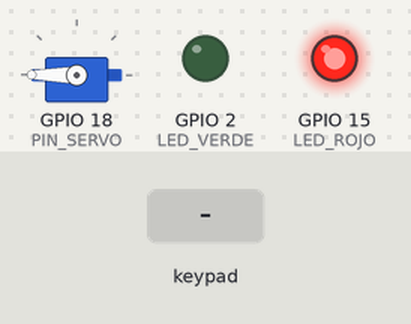
The sketch below on a simulated ESP32. Parts: servo, output pins drawn as LEDs (lit = HIGH). Dashed ring = blinking. The test bench sets the inputs (shaded band). WiFi joins after 1.5 s; servers stay silent unless stated; uploads are accepted with an empty reply; what the sketch prints to the serial monitor is not drawn.

Above: at 3.7 s.
3.8 s: key '#' pressed
At 4.02 s:
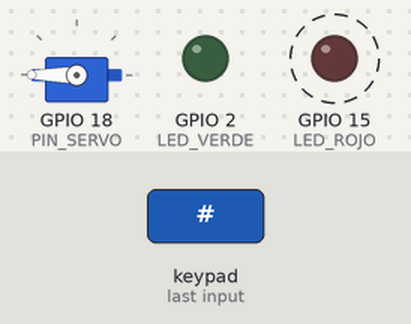
5.7 s: keypad keys 2 0 1 1 0 6 pressed 0.4 s apart
At 5.92 s:
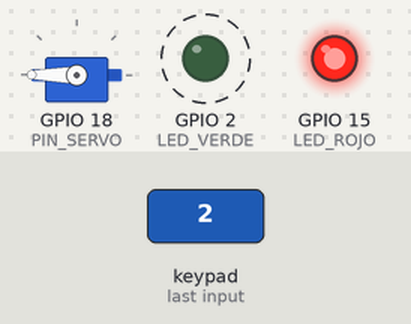
9.6 s: key '#' pressed
At 10.8 s:
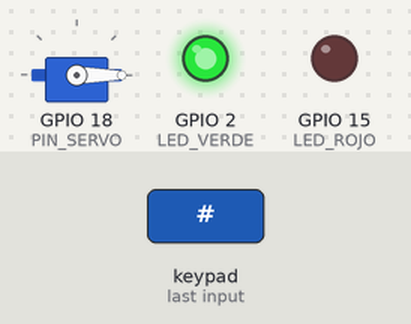
11.3 s: keypad keys 2 0 1 1 0 6 * pressed 0.4 s apart
At 11.92 s:
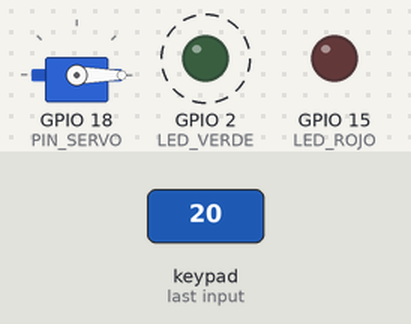
15.6 s: key 'A' pressed
At 16.5 s:
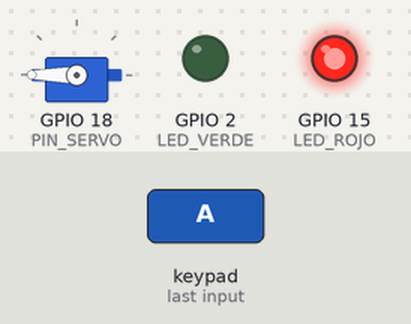
17.1 s: keypad keys 2 0 1 1 0 6 # pressed 0.4 s apart
At 20.0 s:
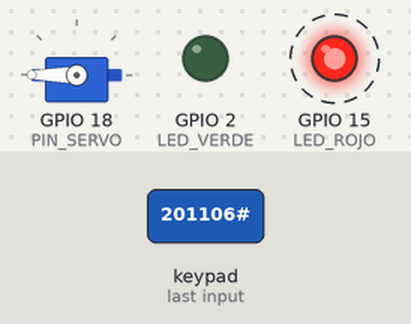
Timing chart, 0 to 21.5 s (numbered marks = the images above; inputs shaded):
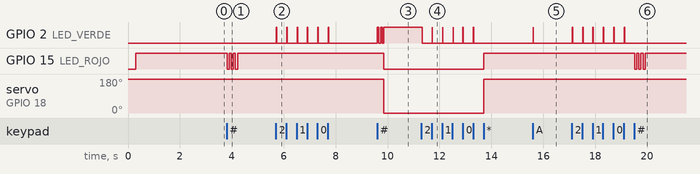

Measured:
- after the input at 3.8 s, GPIO 15 (LED_ROJO): alternates HIGH for 0.08 s and LOW for 0.08 s, 6 changes in all, then stays HIGH, starting at once
- after the input at 5.7 s, GPIO 2 (LED_VERDE): alternates HIGH for 0.02 s and LOW for 0.39 s, 12 changes in all, then stays LOW, starting at once
- after the input at 9.6 s, GPIO 2 (LED_VERDE): alternates HIGH for 0.06 s and LOW for 0.06 s, 5 changes in all, then stays HIGH, starting at once; GPIO 15 (LED_ROJO): HIGH → LOW after 0.25 s; servo on GPIO 18 (PIN_SERVO): 180° → 0° after 0.25 s
- after the input at 11.3 s, GPIO 2 (LED_VERDE): alternates HIGH for 0.02 s and LOW for 0.39 s, 11 changes in all, then stays LOW, starting at once; GPIO 15 (LED_ROJO): LOW → HIGH after 2.4 s; servo on GPIO 18 (PIN_SERVO): 0° → 180° after 2.4 s
- after the input at 15.6 s, GPIO 2 (LED_VERDE): LOW → HIGH at once, → LOW 0.02 s later
- after the input at 17.1 s, GPIO 2 (LED_VERDE): alternates HIGH for 0.02 s and LOW for 0.39 s, 12 changes in all, then stays LOW, starting at once; GPIO 15 (LED_ROJO): alternates HIGH for 0.08 s and LOW for 0.08 s, 6 changes in all, then stays HIGH, starting after 2.4 s

The sketch:

cerradura_esp32.ino
```cpp
// ╔══════════════════════════════════════════════════════════════════════════╗
// ║  NEXUS-7 — Cerradura Inteligente IoT (Dual-Core Asíncrono v7.0)          ║
// ║  ESP32 + Matriz 4x4 (Core 1) + Firebase HTTPS en Segundo Plano (Core 0) ║
// ║  • Core 1: Teclado ultra-sensible a 1000Hz (CERO teclas perdidas)       ║
// ║  • Core 0: Wi-Fi y Firebase aislados (las peticiones no congelan CPU)   ║
// ║  • Debounce 25ms para eliminar falsos contactos de membrana              ║
// ║  • PIN maestro: "201106" + '#' -> Apertura continua                      ║
// ║  • Tecla '*' (o 'D'): Cierra / Bloquea manualmente la cerradura         ║
// ║  • Servo calibrado: CERRADO = 180° / ABIERTO = 0° (anti-jitter)          ║
// ╚══════════════════════════════════════════════════════════════════════════╝

#include <WiFi.h>
#include <WiFiClientSecure.h>
#include <HTTPClient.h>
#include <ESP32Servo.h>
#include <Keypad.h>
#include <ArduinoJson.h>

// ────────────────────────────────────────────────────────────
//  1. CONFIGURACIÓN WI-FI
// ────────────────────────────────────────────────────────────
const char* ssid     = "Estudiantes";
const char* password = "educar_2018";

// ────────────────────────────────────────────────────────────
//  2. CONFIGURACIÓN FIREBASE REALTIME DATABASE
// ────────────────────────────────────────────────────────────
const String FIREBASE_HOST = "https://nexus-cerradura-default-rtdb.firebaseio.com";

// ────────────────────────────────────────────────────────────
//  3. HARDWARE: SERVO Y CALIBRACIÓN DE ÁNGULOS
// ────────────────────────────────────────────────────────────
#define PIN_SERVO 18
Servo miServo;

// Calibración mecánica:
// CERRADO: 180° (traba hacia abajo)
// ABIERTO:   0° (libera el cerrojo hacia arriba)
const int ANGULO_CERRADO = 180;
const int ANGULO_ABIERTO = 0;

// Indicadores LED
#define LED_ROJO  15  // Encendido cuando está CERRADO / Alarma
#define LED_VERDE  2  // Encendido cuando está ABIERTO / Acceso OK

// ────────────────────────────────────────────────────────────
//  4. HARDWARE: MATRIZ DE TECLADO 4x4
// ────────────────────────────────────────────────────────────
const byte FILAS = 4;
const byte COLUMNAS = 4;

char teclas[FILAS][COLUMNAS] = {
  {'1', '2', '3', 'A'},
  {'4', '5', '6', 'B'},
  {'7', '8', '9', 'C'},
  {'*', '0', '#', 'D'}
};

// Pines GPIO asignados al ESP32:
byte pinesFilas[FILAS]       = {19, 21, 22, 23}; // R1, R2, R3, R4
byte pinesColumnas[COLUMNAS] = {25, 26, 27, 32}; // C1, C2, C3, C4

Keypad teclado = Keypad(makeKeymap(teclas), pinesFilas, pinesColumnas, FILAS, COLUMNAS);

// Clave maestra para apertura física por teclado
const String CLAVE_MAESTRA = "201106";
String bufferClave = "";

// ────────────────────────────────────────────────────────────
//  5. ESTADOS Y VARIABLES COMPARTIDAS ENTRE NÚCLEOS
// ────────────────────────────────────────────────────────────
String estadoCerradura = "CERRADO";
String metodoAcceso    = "---";

// Flags de comunicación asíncrona entre Core 0 (Firebase) y Core 1 (Teclado/Servo)
volatile bool ordenWebAbrir           = false;
volatile bool ordenWebCerrar          = false;
volatile bool syncFirebasePendiente    = false;
String        syncEstadoPendiente     = "CERRADO";
String        syncMetodoPendiente     = "INICIO";

TaskHandle_t tareaFirebaseHandle = NULL;

// Declaraciones de funciones
void moverServo(int angulo);
void abrirCerradura(const char* metodo);
void cerrarCerradura();
void enviarActualizacionFirebase(const String& estado, const String& metodo);
void verificarComandosFirebase();
void procesarTeclado();
void tareaFirebaseCore0(void *pvParameters);

// ════════════════════════════════════════════════════════════
//  CONTROL DE SERVO SUAVE Y SIN VIBRACIONES (ANTI-JITTER)
// ════════════════════════════════════════════════════════════
void moverServo(int angulo) {
  miServo.setPeriodHertz(50);
  miServo.attach(PIN_SERVO, 500, 2400);
  miServo.write(angulo);
  delay(500); // 500ms para completar el recorrido mecánico
  miServo.detach(); // Detach apaga los pulsos PWM: elimina vibración, calor y consumo
}

// ════════════════════════════════════════════════════════════
//  ACCIONES DE CERRADURA (EJECUTADAS EN CORE 1)
// ════════════════════════════════════════════════════════════
void abrirCerradura(const char* metodo) {
  metodoAcceso    = metodo;
  estadoCerradura = "ABIERTO";

  digitalWrite(LED_ROJO,  LOW);
  digitalWrite(LED_VERDE, HIGH);
  moverServo(ANGULO_ABIERTO); // 0°: Libera cerrojo hacia arriba

  // Solicitar actualización a Firebase sin bloquear el Core 1
  syncEstadoPendiente  = "ABIERTO";
  syncMetodoPendiente  = metodoAcceso;
  syncFirebasePendiente = true;

  Serial.printf("🔓 ABIERTO — Método: %s (Apertura continua hasta presionar '*' o 'Cerrar')\n", metodo);
}

void cerrarCerradura() {
  estadoCerradura = "CERRADO";
  bufferClave     = ""; // Limpiar cualquier dígito pendiente

  digitalWrite(LED_ROJO,  HIGH);
  digitalWrite(LED_VERDE, LOW);
  moverServo(ANGULO_CERRADO); // 180°: Traba cerrojo hacia abajo

  // Solicitar actualización a Firebase sin bloquear el Core 1
  syncEstadoPendiente  = "CERRADO";
  syncMetodoPendiente  = metodoAcceso;
  syncFirebasePendiente = true;

  Serial.println("🔒 Cerradura bloqueada.");
}

// ════════════════════════════════════════════════════════════
//  PROCESAMIENTO DE TECLADO MATRICIAL 4x4 (CORE 1 - TIEMPO REAL)
// ════════════════════════════════════════════════════════════
void procesarTeclado() {
  char tecla = teclado.getKey();
  if (!tecla) return;

  Serial.printf("⌨️ Tecla detectada: [%c]\n", tecla);

  // 1. SI LA CERRADURA ESTÁ ABIERTA:
  // Pulsar '*' o 'D' bloquea inmediatamente
  if (estadoCerradura == "ABIERTO") {
    if (tecla == '*' || tecla == 'D') {
      Serial.printf("🔒 Botón [%c] pulsado en la matriz. Bloqueando de inmediato...\n", tecla);
      cerrarCerradura();
      return;
    }
  }

  // 2. SI LA CERRADURA ESTÁ CERRADA:
  // Tecla '*' -> Cancelar / borrar buffer
  if (tecla == '*') {
    Serial.println("❌ Entrada cancelada / Buffer borrado.");
    bufferClave = "";
    digitalWrite(LED_ROJO, LOW); delay(80); digitalWrite(LED_ROJO, HIGH);
    return;
  }

  // Tecla '#' -> Confirmar PIN (Enter)
  if (tecla == '#') {
    Serial.printf("🔑 Verificando PIN ingresado: [%s]\n", bufferClave.c_str());

    if (bufferClave == CLAVE_MAESTRA) {
      Serial.println("✅ PIN CORRECTO. Desbloqueando...");
      for (int i = 0; i < 2; i++) {
        digitalWrite(LED_VERDE, HIGH); delay(60);
        digitalWrite(LED_VERDE, LOW);  delay(60);
      }
      abrirCerradura("TECLADO_4X4");
    } else {
      Serial.println("⛔ PIN INCORRECTO. Acceso denegado.");
      for (int i = 0; i < 3; i++) {
        digitalWrite(LED_ROJO, LOW);  delay(80);
        digitalWrite(LED_ROJO, HIGH); delay(80);
      }
    }

    bufferClave = ""; // Limpiar tras evaluar
    return;
  }

  // Dígitos numéricos (1-9, 0, A, B, C)
  if (bufferClave.length() < 10) {
    bufferClave += tecla;
    Serial.printf("PIN actual (%d digitos): ", bufferClave.length());
    for (unsigned int i = 0; i < bufferClave.length(); i++) Serial.print("*");
    Serial.println();

    // Feedback táctil instantáneo (solo 15ms para no entorpecer tipeo rápido)
    digitalWrite(LED_VERDE, HIGH);
    delay(15);
    digitalWrite(LED_VERDE, LOW);
  }
}

// ════════════════════════════════════════════════════════════
//  TAREA ASÍNCRONA EN SEGUNDO PLANO (CORE 0 - FIREBASE & WIFI)
// ════════════════════════════════════════════════════════════
void enviarActualizacionFirebase(const String& estado, const String& metodo) {
  if (WiFi.status() != WL_CONNECTED) return;

  WiFiClientSecure client;
  client.setInsecure();
  client.setTimeout(2);

  HTTPClient https;
  https.setTimeout(2000);

  String url = FIREBASE_HOST + "/cerradura.json";
  if (https.begin(client, url)) {
    https.addHeader("Content-Type", "application/json");
    String body = "{\"estado\":\"" + estado + "\",\"metodo\":\"" + metodo + "\"}";
    https.PATCH(body);
    https.end();
  }
}

void verificarComandosFirebase() {
  if (WiFi.status() != WL_CONNECTED) return;

  WiFiClientSecure client;
  client.setInsecure();
  client.setTimeout(2);

  HTTPClient https;
  https.setTimeout(2000);

  // 1. Consultar si enviaron orden de abrir desde la web
  if (estadoCerradura != "ABIERTO") {
    String urlAbrir = FIREBASE_HOST + "/cerradura/comando_abrir.json";
    if (https.begin(client, urlAbrir)) {
      int httpCode = https.GET();
      if (httpCode == 200) {
        String payload = https.getString();
        payload.trim();
        https.end();

        if (payload == "true") {
          Serial.println("🌐 [WEB] Orden de APERTURA recibida.");

          if (https.begin(client, urlAbrir)) {
            https.addHeader("Content-Type", "application/json");
            https.PUT("false");
            https.end();
          }

          ordenWebAbrir = true; // Notificar a Core 1
          return;
        }
      } else {
        https.end();
      }
    }
  }

  // 2. Consultar si enviaron orden de cerrar desde la web
  if (estadoCerradura == "ABIERTO") {
    String urlCerrar = FIREBASE_HOST + "/cerradura/comando_cerrar.json";
    if (https.begin(client, urlCerrar)) {
      int httpCode = https.GET();
      if (httpCode == 200) {
        String payload = https.getString();
        payload.trim();
        https.end();

        if (payload == "true") {
          Serial.println("🔒 [WEB] Orden de CIERRE MANUAL recibida.");

          if (https.begin(client, urlCerrar)) {
            https.addHeader("Content-Type", "application/json");
            https.PUT("false");
            https.end();
          }

          ordenWebCerrar = true; // Notificar a Core 1
          return;
        }
      } else {
        https.end();
      }
    }
  }
}

// Bucle en segundo plano dedicado exclusivamente a la red en Core 0
void tareaFirebaseCore0(void *pvParameters) {
  for (;;) {
    if (WiFi.status() == WL_CONNECTED) {
      // 1. Si hay una actualización de estado pendiente, enviarla
      if (syncFirebasePendiente) {
        syncFirebasePendiente = false;
        enviarActualizacionFirebase(syncEstadoPendiente, syncMetodoPendiente);
      }

      // 2. Verificar comandos remotos en Firebase
      verificarComandosFirebase();
    }

    // Intervalo de consulta sin interferir con el teclado
    vTaskDelay(pdMS_TO_TICKS(1200));
  }
}

// ════════════════════════════════════════════════════════════
//  SETUP (INICIALIZACIÓN)
// ════════════════════════════════════════════════════════════
void setup() {
  Serial.begin(115200);
  delay(300);

  // Configuración de LEDs indicadores
  pinMode(LED_ROJO,  OUTPUT);
  pinMode(LED_VERDE, OUTPUT);
  digitalWrite(LED_ROJO,  HIGH); // Comienza CERRADO
  digitalWrite(LED_VERDE, LOW);

  // Posición inicial del Servomotor: Bloqueado (180°)
  moverServo(ANGULO_CERRADO);

  // Configuración de sensibilidad y debounce del teclado físico
  teclado.setDebounceTime(25); // 25ms para eliminar rebotes y falsos contactos
  teclado.setHoldTime(400);

  Serial.println("\n╔═══════════════════════════════════════════════════════╗");
  Serial.println("║  NEXUS-7 — TECLADO 4x4 DE ALTA SENSIBILIDAD DUAL-CORE ║");
  Serial.println("╚═══════════════════════════════════════════════════════╝");
  Serial.printf("Servo GPIO: %d (Cerrado: %d°, Abierto: %d°)\n", PIN_SERVO, ANGULO_CERRADO, ANGULO_ABIERTO);
  Serial.printf("Filas Teclado:    [%d, %d, %d, %d]\n", pinesFilas[0], pinesFilas[1], pinesFilas[2], pinesFilas[3]);
  Serial.printf("Columnas Teclado: [%d, %d, %d, %d]\n", pinesColumnas[0], pinesColumnas[1], pinesColumnas[2], pinesColumnas[3]);

  // Conexión Wi-Fi
  WiFi.mode(WIFI_STA);
  WiFi.setAutoReconnect(true);
  Serial.printf("Conectando a Wi-Fi: %s", ssid);
  WiFi.begin(ssid, password);

  int intentos = 0;
  while (WiFi.status() != WL_CONNECTED && intentos < 20) {
    delay(300);
    Serial.print(".");
    intentos++;
  }

  if (WiFi.status() == WL_CONNECTED) {
    Serial.printf("\nWi-Fi Conectado. IP: %s\n", WiFi.localIP().toString().c_str());
    enviarActualizacionFirebase("CERRADO", "INICIO");
  } else {
    Serial.println("\nWi-Fi no conectado. Modo local autónomo activo.");
  }

  // Iniciar la tarea de Firebase aislada en Core 0 para que NUNCA bloquee la lectura de teclas
  xTaskCreatePinnedToCore(
    tareaFirebaseCore0,    // Función de la tarea
    "TareaFirebase",       // Nombre
    8192,                  // Stack en bytes (holgado para TLS/HTTPS)
    NULL,                  // Parámetros
    1,                     // Prioridad
    &tareaFirebaseHandle,  // Handle
    0                      // Ejecutar en Core 0
  );

  Serial.println("✅ Tarea de red aislada en Core 0.");
  Serial.println("✅ Teclado 4x4 corriendo a máxima velocidad en Core 1.");
  Serial.println("Sistema 100% operativo. Abre con [201106#] y cierra con [*].\n");
}

// ════════════════════════════════════════════════════════════
//  LOOP PRINCIPAL (CORE 1 - TIEMPO REAL ULTRA-RÁPIDO)
// ════════════════════════════════════════════════════════════
void loop() {
  // 1. Lectura inmediata de teclas en la matriz 4x4 a máxima frecuencia
  procesarTeclado();

  // 2. Atender órdenes web provenientes de Core 0
  if (ordenWebAbrir) {
    ordenWebAbrir = false;
    abrirCerradura("WEB_MANUAL");
  }
  if (ordenWebCerrar) {
    ordenWebCerrar = false;
    cerrarCerradura();
  }

  yield();
}
```
